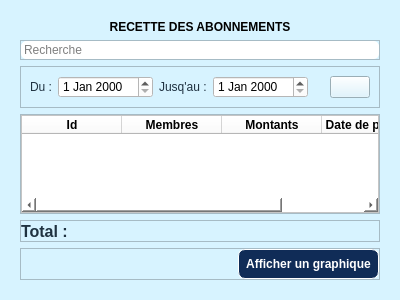
<?xml version="1.0" encoding="UTF-8"?>
<ui version="4.0">
 <class>EtatFinance</class>
 <widget class="QWidget" name="EtatFinance">
  <property name="geometry">
   <rect>
    <x>0</x>
    <y>0</y>
    <width>400</width>
    <height>300</height>
   </rect>
  </property>
  <property name="windowTitle">
   <string>Etat Finance</string>
  </property>
  <property name="windowIcon">
   <iconset resource="img.qrc">
    <normaloff>:/Downloads/CartoBMW/img/FRK.jpg</normaloff>:/Downloads/CartoBMW/img/FRK.jpg</iconset>
  </property>
  <property name="styleSheet">
   <string notr="true">QWidget{
	background-color: rgb(215, 243, 255);
}
</string>
  </property>
  <layout class="QVBoxLayout" name="verticalLayout">
   <item>
    <widget class="QStackedWidget" name="stackedWidget">
     <property name="currentIndex">
      <number>0</number>
     </property>
     <widget class="QWidget" name="page">
      <layout class="QVBoxLayout" name="verticalLayout_2">
       <item>
        <widget class="QLabel" name="label_3">
         <property name="font">
          <font>
           <bold>true</bold>
          </font>
         </property>
         <property name="styleSheet">
          <string notr="true">color: rgb(0, 0, 0);</string>
         </property>
         <property name="text">
          <string>RECETTE DES ABONNEMENTS</string>
         </property>
         <property name="alignment">
          <set>Qt::AlignmentFlag::AlignCenter</set>
         </property>
        </widget>
       </item>
       <item>
        <widget class="QFrame" name="frame">
         <property name="frameShape">
          <enum>QFrame::Shape::StyledPanel</enum>
         </property>
         <property name="frameShadow">
          <enum>QFrame::Shadow::Raised</enum>
         </property>
         <layout class="QHBoxLayout" name="horizontalLayout">
          <property name="leftMargin">
           <number>0</number>
          </property>
          <property name="topMargin">
           <number>0</number>
          </property>
          <property name="rightMargin">
           <number>0</number>
          </property>
          <property name="bottomMargin">
           <number>0</number>
          </property>
          <item>
           <widget class="QLineEdit" name="lineEdit">
            <property name="styleSheet">
             <string notr="true">QLineEdit{
	border: 1px solid white;
	border-radius: 5px;
	
	background-color: rgb(255, 255, 255);
}

QLineEdit:focus{
	border: 1px solid black;
}</string>
            </property>
            <property name="placeholderText">
             <string>Recherche</string>
            </property>
           </widget>
          </item>
         </layout>
        </widget>
       </item>
       <item>
        <widget class="QFrame" name="frame_3">
         <property name="frameShape">
          <enum>QFrame::Shape::StyledPanel</enum>
         </property>
         <property name="frameShadow">
          <enum>QFrame::Shadow::Raised</enum>
         </property>
         <layout class="QHBoxLayout" name="horizontalLayout_2">
          <item>
           <widget class="QLabel" name="label">
            <property name="styleSheet">
             <string notr="true">color: rgb(31, 49, 64);</string>
            </property>
            <property name="text">
             <string>Du :</string>
            </property>
           </widget>
          </item>
          <item>
           <widget class="QDateEdit" name="dateEdit">
            <property name="styleSheet">
             <string notr="true">background-color: rgb(255, 255, 255);</string>
            </property>
           </widget>
          </item>
          <item>
           <widget class="QLabel" name="label_2">
            <property name="styleSheet">
             <string notr="true">color: rgb(30, 48, 63);</string>
            </property>
            <property name="text">
             <string>Jusq'au :</string>
            </property>
           </widget>
          </item>
          <item>
           <widget class="QDateEdit" name="dateEdit_2">
            <property name="styleSheet">
             <string notr="true">background-color: rgb(255, 255, 255);</string>
            </property>
           </widget>
          </item>
          <item>
           <spacer name="horizontalSpacer_3">
            <property name="orientation">
             <enum>Qt::Orientation::Horizontal</enum>
            </property>
            <property name="sizeHint" stdset="0">
             <size>
              <width>40</width>
              <height>20</height>
             </size>
            </property>
           </spacer>
          </item>
          <item>
           <widget class="QPushButton" name="btnClearForm">
            <property name="text">
             <string/>
            </property>
            <property name="icon">
             <iconset theme="QIcon::ThemeIcon::SystemReboot"/>
            </property>
           </widget>
          </item>
         </layout>
        </widget>
       </item>
       <item>
        <widget class="QFrame" name="frame_2">
         <property name="frameShape">
          <enum>QFrame::Shape::StyledPanel</enum>
         </property>
         <property name="frameShadow">
          <enum>QFrame::Shadow::Raised</enum>
         </property>
         <layout class="QVBoxLayout" name="verticalLayout_3">
          <property name="leftMargin">
           <number>0</number>
          </property>
          <property name="topMargin">
           <number>0</number>
          </property>
          <property name="rightMargin">
           <number>0</number>
          </property>
          <property name="bottomMargin">
           <number>0</number>
          </property>
          <item>
           <widget class="QTableWidget" name="tableWidget">
            <property name="styleSheet">
             <string notr="true">background-color: rgb(255, 255, 255);</string>
            </property>
            <attribute name="horizontalHeaderStretchLastSection">
             <bool>true</bool>
            </attribute>
            <column>
             <property name="text">
              <string>Id</string>
             </property>
             <property name="font">
              <font>
               <bold>true</bold>
              </font>
             </property>
            </column>
            <column>
             <property name="text">
              <string>Membres</string>
             </property>
             <property name="font">
              <font>
               <bold>true</bold>
              </font>
             </property>
            </column>
            <column>
             <property name="text">
              <string>Montants</string>
             </property>
             <property name="font">
              <font>
               <bold>true</bold>
              </font>
             </property>
            </column>
            <column>
             <property name="text">
              <string>Date de paiment</string>
             </property>
             <property name="font">
              <font>
               <bold>true</bold>
              </font>
             </property>
            </column>
           </widget>
          </item>
         </layout>
        </widget>
       </item>
       <item>
        <widget class="QFrame" name="frame_4">
         <property name="frameShape">
          <enum>QFrame::Shape::StyledPanel</enum>
         </property>
         <property name="frameShadow">
          <enum>QFrame::Shadow::Raised</enum>
         </property>
         <layout class="QHBoxLayout" name="horizontalLayout_3">
          <property name="leftMargin">
           <number>0</number>
          </property>
          <property name="topMargin">
           <number>0</number>
          </property>
          <property name="rightMargin">
           <number>0</number>
          </property>
          <property name="bottomMargin">
           <number>0</number>
          </property>
          <item>
           <widget class="QLabel" name="label_4">
            <property name="font">
             <font>
              <pointsize>12</pointsize>
              <bold>true</bold>
             </font>
            </property>
            <property name="styleSheet">
             <string notr="true">color: rgb(31, 50, 64);</string>
            </property>
            <property name="text">
             <string>Total :</string>
            </property>
           </widget>
          </item>
          <item>
           <widget class="QLabel" name="labelTotal">
            <property name="font">
             <font>
              <pointsize>12</pointsize>
              <bold>true</bold>
             </font>
            </property>
            <property name="styleSheet">
             <string notr="true">color: rgb(31, 49, 63);</string>
            </property>
            <property name="text">
             <string/>
            </property>
           </widget>
          </item>
          <item>
           <spacer name="horizontalSpacer_2">
            <property name="orientation">
             <enum>Qt::Orientation::Horizontal</enum>
            </property>
            <property name="sizeHint" stdset="0">
             <size>
              <width>40</width>
              <height>20</height>
             </size>
            </property>
           </spacer>
          </item>
         </layout>
        </widget>
       </item>
       <item>
        <widget class="QFrame" name="frame_5">
         <property name="frameShape">
          <enum>QFrame::Shape::StyledPanel</enum>
         </property>
         <property name="frameShadow">
          <enum>QFrame::Shadow::Raised</enum>
         </property>
         <layout class="QHBoxLayout" name="horizontalLayout_4">
          <property name="leftMargin">
           <number>0</number>
          </property>
          <property name="topMargin">
           <number>0</number>
          </property>
          <property name="rightMargin">
           <number>0</number>
          </property>
          <property name="bottomMargin">
           <number>0</number>
          </property>
          <item>
           <spacer name="horizontalSpacer">
            <property name="orientation">
             <enum>Qt::Orientation::Horizontal</enum>
            </property>
            <property name="sizeHint" stdset="0">
             <size>
              <width>40</width>
              <height>20</height>
             </size>
            </property>
           </spacer>
          </item>
          <item>
           <widget class="QPushButton" name="btnGraph">
            <property name="font">
             <font>
              <bold>true</bold>
             </font>
            </property>
            <property name="styleSheet">
             <string notr="true">QPushButton{
	border: 1px solid white;
	border-radius: 7px;
	background-color: #102C57;
	color:white;
	padding: 7px;
}
QPushButton:hover{
	background-color: #1679AB;
}</string>
            </property>
            <property name="text">
             <string>Afficher un graphique</string>
            </property>
           </widget>
          </item>
         </layout>
        </widget>
       </item>
      </layout>
     </widget>
     <widget class="QWidget" name="page_2">
      <layout class="QVBoxLayout" name="verticalLayout_4">
       <item>
        <widget class="QLabel" name="label_5">
         <property name="font">
          <font>
           <bold>true</bold>
          </font>
         </property>
         <property name="text">
          <string>DIAGRAMME DES ABONNEMENTS</string>
         </property>
         <property name="alignment">
          <set>Qt::AlignmentFlag::AlignCenter</set>
         </property>
        </widget>
       </item>
       <item>
        <widget class="QPushButton" name="btnRetour">
         <property name="font">
          <font>
           <pointsize>12</pointsize>
           <bold>true</bold>
          </font>
         </property>
         <property name="styleSheet">
          <string notr="true">QPushButton{
	border: 1px solid white;
	border-radius: 7px;
	background-color: #102C57;
	color:white;
	padding: 7px;
}
QPushButton:hover{
	background-color: #1679AB;
}</string>
         </property>
         <property name="text">
          <string>Retour</string>
         </property>
        </widget>
       </item>
       <item>
        <layout class="QVBoxLayout" name="verticalLayout_5"/>
       </item>
      </layout>
     </widget>
    </widget>
   </item>
  </layout>
 </widget>
 <resources>
  <include location="img.qrc"/>
 </resources>
 <connections/>
</ui>
